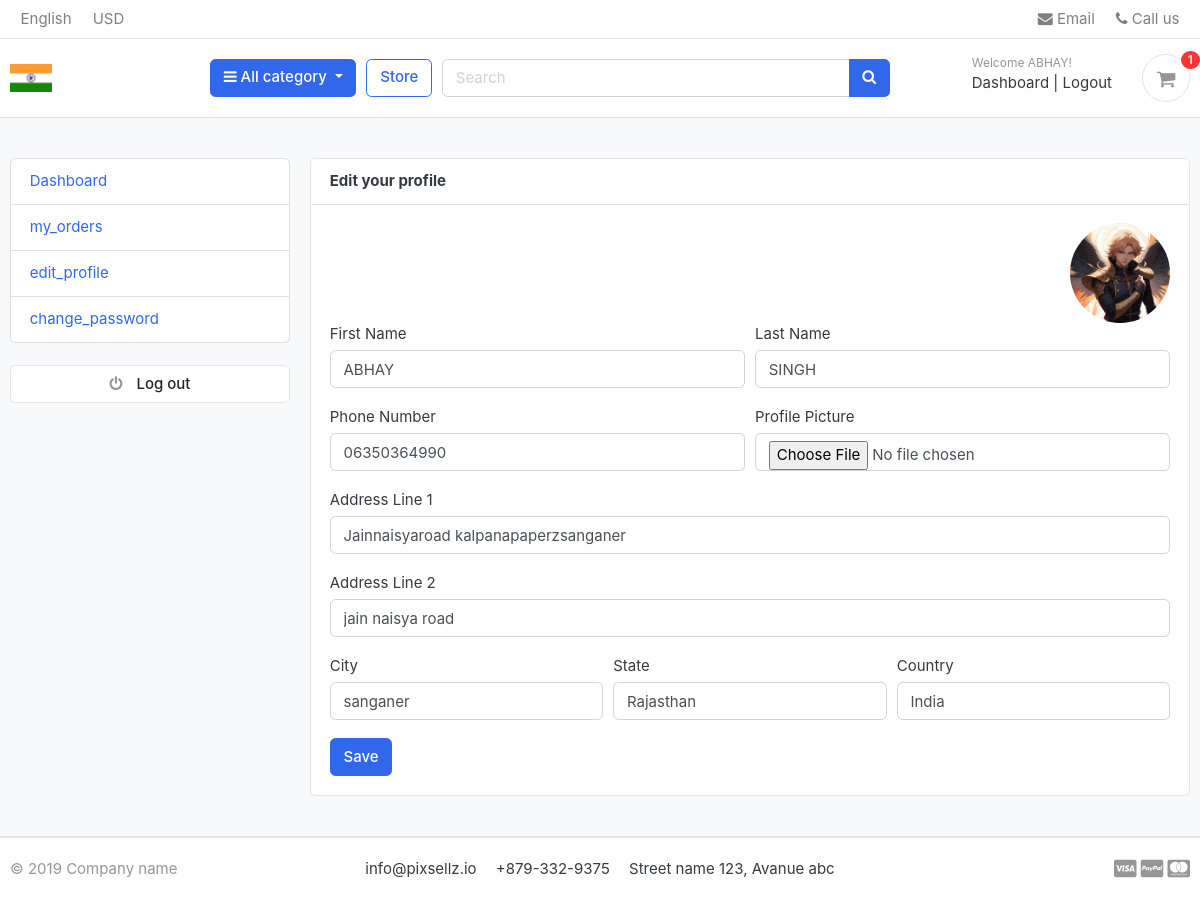
The page /accounts/edit_profile/ (signed in) on the database its author committed.
### accounts/models.py (models this page shows, shortened)
class Account(AbstractBaseUser):
    first_name      = models.CharField(max_length=50)
    last_name       = models.CharField(max_length=50)
    username        = models.CharField(max_length=50, unique=True)
    email           = models.EmailField(max_length=100, unique=True)
    phone_number    = models.CharField(max_length=50)
    date_joined     = models.DateTimeField(auto_now_add=True)
    last_login      = models.DateTimeField(auto_now_add=True)
    is_admin        = models.BooleanField(default=False)
    is_staff        = models.BooleanField(default=False)
    is_active        = models.BooleanField(default=False)
    is_superadmin        = models.BooleanField(default=False)
    USERNAME_FIELD = 'email'
    REQUIRED_FIELDS = ['username', 'first_name', 'last_name']
    objects = MyAccountManager()

class UserProfile(models.Model):
    user = models.OneToOneField(Account, on_delete=models.CASCADE)
    address_line_1 = models.CharField(blank=True, max_length=100)
    address_line_2 = models.CharField(blank=True, max_length=100)
    profile_picture = models.ImageField(blank=True, upload_to='userprofile')
    city = models.CharField(blank=True, max_length=20)
    state = models.CharField(blank=True, max_length=20)
    country = models.CharField(blank=True, max_length=20)

### accounts/views.py (the view)
# urls.py: path('edit_profile/', views.edit_profile, name='edit_profile'),
@login_required(login_url='login')
def edit_profile(request):
    userprofile = get_object_or_404(UserProfile, user=request.user)
    if request.method == 'POST':
        user_form = UserForm(request.POST, instance=request.user)
        profile_form = UserProfileForm(request.POST, request.FILES, instance=userprofile)
        if user_form.is_valid() and profile_form.is_valid():
            user_form.save()
            profile_form.save()
            messages.success(request, 'Your profile has been updated.')
            return redirect('edit_profile')
    else:
        user_form = UserForm(instance=request.user)
        profile_form = UserProfileForm(instance=userprofile)
    context = {
        'user_form': user_form,
        'profile_form': profile_form,
        'userprofile': userprofile,
    }
    return render(request, 'accounts/edit_profile.html', context)

### accounts/forms.py
class UserForm(forms.ModelForm):
    class Meta:
        model = Account
        fields = ('first_name', 'last_name', 'phone_number')
    def __init__(self, *args, **kwargs):
        super(UserForm, self).__init__(*args, **kwargs)
        for field in self.fields:
            self.fields[field].widget.attrs['class'] = 'form-control'

class UserProfileForm(forms.ModelForm):
    profile_picture = forms.ImageField(required=False, error_messages = {'invalid':("Image files only")}, widget=forms.FileInput)
    class Meta:
        model = UserProfile
        fields = ('address_line_1', 'address_line_2', 'city', 'state', 'country', 'profile_picture')
    def __init__(self, *args, **kwargs):
        super(UserProfileForm, self).__init__(*args, **kwargs)
        for field in self.fields:
            self.fields[field].widget.attrs['class'] = 'form-control'

### carts/context_processors.py (called while the page is built)
def counter(request):
    cart_count = 0
    if 'admin' in request.path:
        return {}
    else:
        try:
            cart = Cart.objects.filter(cart_id=_cart_id(request))
            if request.user.is_authenticated:
                cart_items = CartItem.objects.all().filter(user=request.user)
            else:
                cart_items = CartItem.objects.all().filter(cart=cart[:1])
            for cart_item in cart_items:
                cart_count += cart_item.quantity
        except Cart.DoesNotExist:
            cart_count = 0
    return dict(cart_count=cart_count)

### carts/views.py (called while the page is built)
def _cart_id(request):
    cart = request.session.session_key
    if not cart:
        cart = request.session.create()
    return cart

### category/context_processors.py (called while the page is built)
def menu_links(request):
    links = Category.objects.all()
    return dict(links=links)

### category/models.py (called while the page is built)
    def get_url(self):
        return reverse('products_by_category', args=[self.slug])

### templates/accounts/edit_profile.html (shortened to what this page needs)
{% extends 'base.html' %}
{% block content %}
<section class="section-conten padding-y bg">
<div class="container">
	<div class="row">
	{% include 'includes/dashboard_sidebar.html' %}
	<main class="col-md-9">
		<article class="card">
		<header class="card-header">
			<strong class="d-inline-block mr-3">Edit your profile</strong>
		</header>
		<div class="card-body">
			<div class="text-right">
				<img src="{{userprofile.profile_picture.url}}" alt="Profile Picture" width="100" style="border-radius:50px;">
			</div>
			<div class="row">
			<div class="col-md-12">
				<form action="{% url 'edit_profile' %}" method="POST" enctype="multipart/form-data">
					<div class="form-row">
						<div class="form-group col-md-6">
							<label>First Name</label>
							{{user_form.first_name}}
						</div>
						<div class="form-group col-md-6">
							<label>Last Name</label>
							{{user_form.last_name}}
						</div>
					</div>
					<div class="form-row">
						<div class="form-group col-md-6">
							<label>Phone Number</label>
							{{user_form.phone_number}}
						</div>
						<div class="form-group col-md-6">
							<label>Profile Picture</label>
							{{profile_form.profile_picture}}
						</div>
					</div>
					<div class="form-group">
						<label>Address Line 1</label>
						{{profile_form.address_line_1}}
					</div>
					<div class="form-group">
						<label>Address Line 2</label>
						{{profile_form.address_line_2}}
					</div>
					<div class="form-row">
						<div class="form-group col-md-4">
							<label>City</label>
							{{profile_form.city}}
						</div>
						<div class="form-group col-md-4">
							<label>State</label>
							{{profile_form.state}}
						</div>
						<div class="form-group col-md-4">
							<label>Country</label>
							{{profile_form.country}}
						</div>
					</div>
					<input type="submit" value="Save" class="btn btn-primary">
				</form>
			</div>
			</div>
		</div>
		</article>
	</main>
</div>
</div>
</section>
{% endblock %}

### templates/includes/navbar.html (shortened to what this page needs)
{% load static %}
<header class="section-header">
<nav class="navbar p-md-0 navbar-expand-sm navbar-light border-bottom">
<div class="container">
  <div class="collapse navbar-collapse" id="navbarTop4">
    <ul class="navbar-nav mr-auto">
      <li class="nav-item dropdown">
      <a href="#" class="nav-link">   English </a>
    </li>
    <li class="nav-item dropdown">
      <a href="#" class="nav-link"> USD </a>
    </li>
    </ul>
    <ul class="navbar-nav">
    <li><a href="#" class="nav-link"> <i class="fa fa-envelope"></i> Email </a></li>
    <li><a href="#" class="nav-link"> <i class="fa fa-phone"></i> Call us </a></li>
  </ul>
  </div>
</div>
</nav>
<section class="header-main border-bottom">
  <div class="container">
<div class="row align-items-center">
  <div class="col-lg-2 col-md-3 col-6">
    <a href="{% url 'home' %}" class="brand-wrap">
      <img class="logo" src="{% static './images/icons/flag-in.png' %}">
    </a>
  </div>
  <div class="col-lg col-sm col-md col-6 flex-grow-0">
    <div class="category-wrap dropdown d-inline-block float-right">
      <button type="button" class="btn btn-primary dropdown-toggle" data-toggle="dropdown">
        <i class="fa fa-bars"></i> All category
      </button>
    </div>
  </div>
  <a href="" class="btn btn-outline-primary">Store</a>
  <div class="col-lg  col-md-6 col-sm-12 col">
    <form action="{% url 'search' %}" class="search" method='GET'>
      <div class="input-group w-100">
          <input type="text" class="form-control" style="width:60%;" placeholder="Search" name="keyword">
          <div class="input-group-append">
            <button class="btn btn-primary" type="submit">
              <i class="fa fa-search"></i>
            </button>
          </div>
        </div>
    </form>
  </div>
  <div class="col-lg-3 col-sm-6 col-8 order-2 order-lg-3">
        <div class="d-flex justify-content-end mb-3 mb-lg-0">
          {% if user.id is None %}
          <div class="widget-header">
            <small class="title text-muted">Welcome guest!</small>
            <div>
              <a href=" {% url 'login' %}">Sign in</a> <span class="dark-transp"> | </span>
              <a href="{% url 'register' %}"> Register</a>
            </div>
          </div>
          {% else %}
          <div class="widget-header">
            <small class="title text-muted">Welcome {{user.first_name}}!</small>
            <div>
              <a href=" ">Dashboard</a> <span class="dark-transp"> | </span>
              <a href="{% url 'logout' %} "> Logout</a>
            </div>
          </div>
          {% endif %}
          <a href=" {% url 'cart' %} " class="widget-header pl-3 ml-3">
            <div class="icon icon-sm rounded-circle border"><i class="fa fa-shopping-cart"></i></div>
            <span class="badge badge-pill badge-danger notify">{{cart_count}}</span>
          </a>
        </div>
      </div>
</div>
  </div>
</section>
</header>

### static/css/ui.css (style rules this page uses)
html { font-family: "Inter", sans-serif; font-size: 15px; }
.icon-xs, .icon-sm, .icon-md, .icon-lg { display: inline-block; text-align: center; flex-shrink: 0; flex-grow: 0; }
.icon-sm { width: 48px; height: 48px; line-height: 48px !important; font-size: 20px; }
.padding-y { padding-top: 40px; padding-bottom: 40px; }
article:after, .form-group:after { display: block; clear: both; content: ""; }
.bg { background-color: #f8f9fa; }
.header-main { position: relative; padding-top: 1rem; padding-bottom: 1rem; }
.brand-wrap .logo, .navbar-brand .logo { margin-right: 7px; max-height: 42px; display: inline-block; }
.widget-header { display: inline-block; vertical-align: middle; position: relative; }
.widget-header a { color: #343a40; }
.widget-header i { color: #969696; }
.widget-header .title { display: block; }
.widget-header .notify { position: absolute; top: -3px; right: -10px; }
.notify { position: absolute; top: -4px; right: -10px; display: inline-block; padding: 0.25em 0.6em; font-size: 12px; line-height: 1; text-align: center; border-radius: 3rem; color: #fff; background-color: #fa3434; }

### rows shown on the page
Account: first_name "ABHAY", last_name "SINGH", phone_number "06350364990"
UserProfile: profile_picture (picture), address_line_1 "Jainnaisyaroad kalpanapaperzsanganer", address_line_2 "jain naisya road", city "sanganer", state "Rajasthan", country "India"

### other values the page prints
{{ cart_count }} "1"
